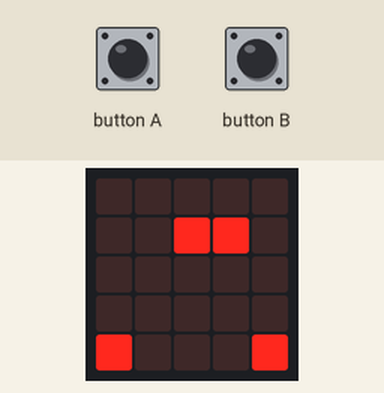
This program was run on a simulated BBC micro:bit (MakeCode). Shown: the board's 5×5 LED display. Inputs (shaded band) come from the test bench.

Above: at 0.15 s.
1.3 s: button B pressed for 0.15 s
At 1.69 s:
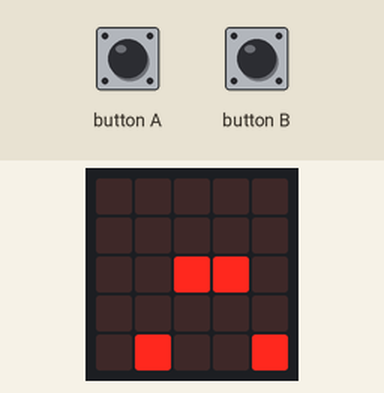
2.0 s: button A pressed for 0.15 s
At 2.31 s:
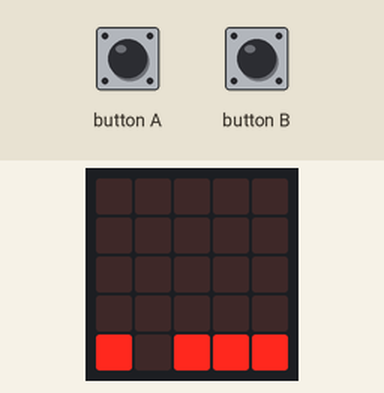
2.7 s: button B pressed for 0.15 s
At 3.21 s:
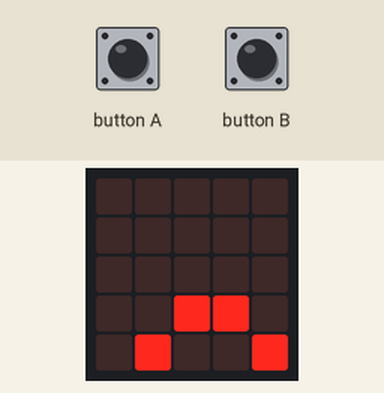
3.4 s: button A pressed for 0.15 s
At 3.83 s:
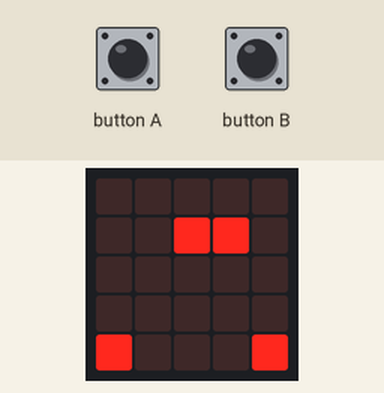
4.1 s: button B pressed for 0.15 s
At 4.73 s:
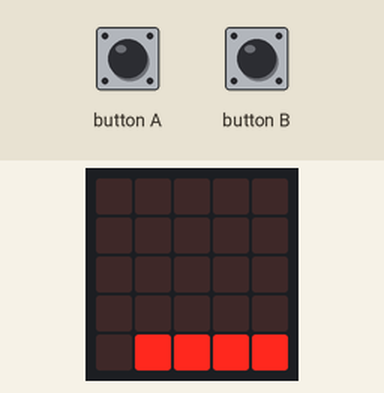
4.8 s: button A pressed for 0.15 s
At 5.35 s:
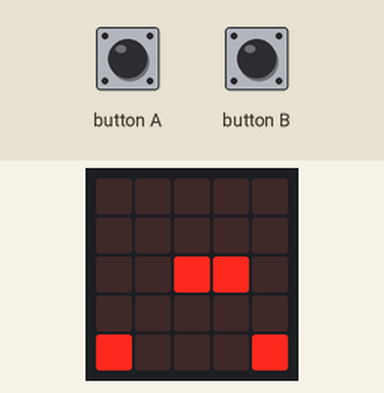
Timing chart, 0 to 6.5 s (numbered marks = the images above; inputs shaded):
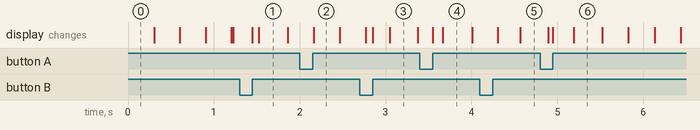

The program:

main.ts
```typescript
input.onButtonPressed(Button.A, function () {
    m1.move(-1)
})
input.onButtonPressed(Button.B, function () {
    m1.move(1)
})
let m3: game.LedSprite = null
let m2: game.LedSprite = null
let m1: game.LedSprite = null
m1 = game.createSprite(0, 4)
game.setScore(10)
basic.forever(function () {
    m2 = game.createSprite(2, 0)
    m2.turn(Direction.Right, 90)
    for (let index = 0; index < 4; index++) {
        m2.move(1)
        basic.pause(300)
    }
    m2.delete()
})
basic.forever(function () {
    m3 = game.createSprite(3, 0)
    m3.turn(Direction.Right, 90)
    for (let index = 0; index < 4; index++) {
        m3.move(1)
        basic.pause(300)
    }
    m3.delete()
})
basic.forever(function () {
    if (m1.isTouching(m2)) {
        basic.showIcon(IconNames.Sad)
        game.addScore(-1)
        m1.set(LedSpriteProperty.X, 0)
    }
})
basic.forever(function () {
    if (m1.isTouching(m3)) {
        basic.showIcon(IconNames.Sad)
        game.addScore(-1)
        m1.set(LedSpriteProperty.X, 0)
    }
})
basic.forever(function () {
    if (m1.isTouching(game.createSprite(4, 4))) {
        basic.showIcon(IconNames.Happy)
        game.gameOver()
        basic.showNumber(game.score())
    }
})
```

test.ts
```typescript
// 在這裡測試；當此封包作為擴充功能時，將不會編譯此內容。
```

Measured:
- after the input at 1.3 s, the display: first changes after 0.15 s (image 1 shows a later state)
- after the input at 2.0 s, the display: changes after 0.16 s (image 2)
- after the input at 2.7 s, the display: first differs from a run without the input after 0.15 s (image 3 shows a later state)
- after the input at 3.4 s, the display: first changes after 0.15 s (image 4 shows a later state)
- after the input at 4.1 s, the display: first changes after 0.21 s (image 5 shows a later state)
- after the input at 4.8 s, the display: first differs from a run without the input after 0.15 s (image 6 shows a later state)
